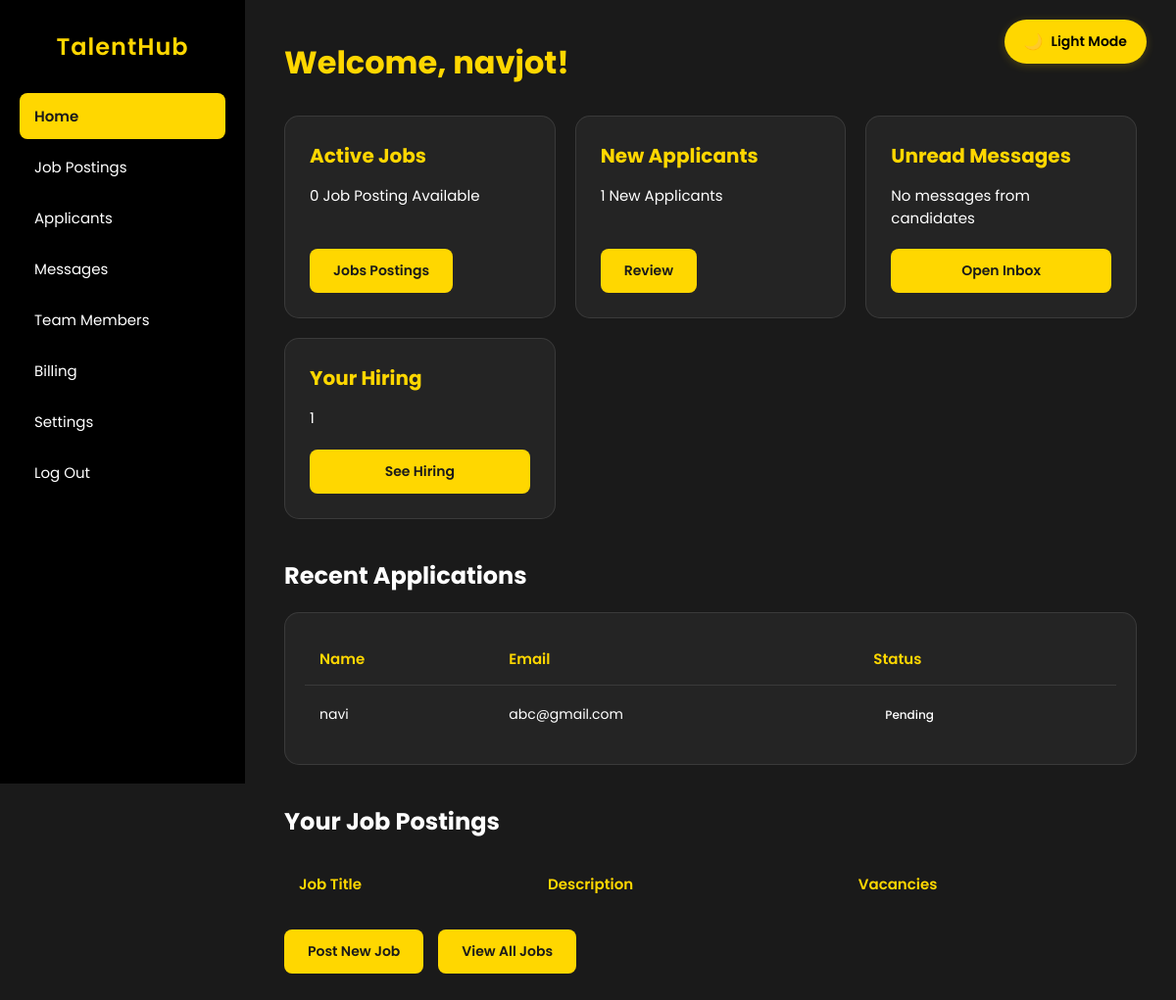
The page /employee_dashboard (signed in) on the database its author committed.
### models.py (models this page shows, shortened)
class User(db.Model, UserMixin):
    id = db.Column(db.Integer, primary_key=True)
    name = db.Column(db.String(100), nullable=False)
    email = db.Column(db.String(100), nullable=False, unique=True)
    password = db.Column(db.String(255), nullable=False)
    role_id = db.Column(db.Integer, db.ForeignKey('role.id'), nullable=False, default=2)
    flag = db.Column(db.Boolean, default=False)
    created_at = db.Column(db.DateTime, default=datetime.utcnow)
    role = db.relationship('Role', backref=db.backref('users', lazy=True))

class Applicants(db.Model):
    id = db.Column(db.Integer, primary_key=True)
    name = db.Column(db.String(100), nullable=False)
    email = db.Column(db.String(100), nullable=False, unique=True)
    password = db.Column(db.String(255), nullable=False)
    approval = db.Column(db.Boolean, default=False)

### app.py (the view)
@app.route('/employee_dashboard')
def employee_dashboard():
    print("Session Data in Employee Dashboard:", session)
    if 'user_email' not in session:
        flash('Please log in first!', 'danger')
        return redirect(url_for('login'))
    user = User.query.filter_by(email=session['user_email']).first()
    applicants = Applicants.query.all()
    jobs = Job.query.all()
    hired_count = Hired.query.filter_by(employee_email=user.email).count()
    return render_template('employee_dashboard.html', user=user, applicants=applicants, jobs=jobs, hired_count=hired_count)

### static/templates/employee_dashboard.html (shortened to what this page needs)
<!DOCTYPE html>
<html lang="en">
<head>
</head>
<body>
    <button class="toggle-mode" onclick="toggleMode()">Light Mode</button>
    <div class="container">
        <aside class="sidebar">
            <h2>TalentHub</h2>
            <ul>
                <li class="active"><a href="/employee_dashboard">Home</a></li>
                <li><a href="/view_jobs">Job Postings</a></li>
                <li><a href="/view_applicants">Applicants</a></li>
                <li><a href="#">Messages</a></li>
                <li><a href="view_team_members">Team Members</a></li>
                <li><a href="#">Billing</a></li>
                <li><a href="#">Settings</a></li>
                <li><a href="/logout">Log Out</a></li>
            </ul>
        </aside>
        <main class="content">
            <h1>Welcome, {{ user.name }}!</h1>
            <div class="cards">
                <div class="card">
                    <h3>Active Jobs</h3>
                    <p>{{ jobs | length}} Job Posting Available</p>
                    <a href="/view_jobs">
                        <button>Jobs Postings</button>
                    </a>
                </div>
                <div class="card">
                    <h3>New Applicants</h3>
                    <p>{{ applicants | length }} New Applicants </p>
                    <a href="/view_applicants"><button>Review</button></a>
                </div>
                <div class="card">
                    <h3>Unread Messages</h3>
                    <p>No messages from candidates </p>
                    <button>Open Inbox</button>
                </div>
                <div class="card">
                    <h3>Your Hiring</h3>
                    <p>{{hired_count}}</p>
                    <a href="/"></a><button>See Hiring</button></a>
                </div>
            </div>
            <h2>Recent Applications</h2>
            <div class="table-container">
                <table>
                    <thead>
                        <tr>
                            <th>Name</th>
                            <th>Email</th>
                            <th>Status</th>
                        </tr>
                    </thead>
                    <tbody>
                        {% for applicant in applicants[:5] %}
                        <tr>
                            <td>{{ applicant.name }}</td>
                            <td>{{ applicant.email }}</td>
                            <td>
                                <span class="status {% if applicant.approval %}status-approved{% else %}status-pending{% endif %}">
                                    {% if applicant.approval %}Approved{% else %}Pending{% endif %}
                                </span>
                            </td>
                        </tr>
                        {% endfor %}
                    </tbody>
                </table>
            </div>
            <div id="jobAlertsList" class="hidden bg-gray-800 p-6 rounded-lg shadow mb-6">
                <h2 class="text-xl font-semibold mb-4">Your Job Postings</h2>
                <table class="w-full text-left border-collapse border border-gray-600">
                    <thead>
                        <tr class="bg-gray-700">
                            <th class="p-3 border border-gray-600">Job Title</th>
                            <th class="p-3 border border-gray-600">Description</th>
                            <th class="p-3 border border-gray-600">Vacancies</th>
                        </tr>
                    </thead>
                </table>
            </div>
            <div class="button-group">
                <button onclick="window.location.href='/add_job'">Post New Job</button>
                <button onclick="window.location.href='/job_detail'">View All Jobs</button>
            </div>
        </main>
    </div>
</body>
</html>

### static/templates/employee_dashboard.html (style rules this page uses)
:root { --bg-dark: #1a1a1a; --bg-light: #ffffff; --text-dark: #ffffff; --text-light: #333333; --sidebar-dark: #000000; --sidebar-light: #f8f9fa; --card-dark: #242424; --card-light: #ffffff; --accent-color: #FFD700; --hover-dark: rgba(255, 215, 0, 0.1); --hover-light: rgba(255, 215, 0, 0.2); --border-dark: rgba(255, 255, 255, 0.1); --border-light: rgba(0, 0, 0, 0.1); }
* { margin: 0; padding: 0; box-sizing: border-box; font-family: 'Poppins', sans-serif; transition: background-color 0.3s, color 0.3s; }
body { background-color: var(--bg-dark); color: var(--text-dark); min-height: 100vh; }
.toggle-mode { position: fixed; top: 20px; right: 30px; padding: 10px 20px; border-radius: 30px; font-size: 14px; background-color: #FFD700; color: #000000; border: none; cursor: pointer; font-weight: 600; box-shadow: 0 2px 10px rgba(255, 215, 0, 0.2); z-index: 9999; transition: all 0.3s ease; display: flex; align-items: center; gap: 8px; }
.toggle-mode:before { content: '🌙'; font-size: 16px; }
.container { display: flex; min-height: 100vh; }
.sidebar { width: 250px; min-height: 100vh; background-color: var(--sidebar-dark); position: fixed; left: 0; top: 0; padding: 30px 20px; z-index: 100; }
.sidebar h2 { color: var(--accent-color); font-size: 24px; font-weight: 600; margin-bottom: 30px; text-align: center; letter-spacing: 1px; }
.sidebar ul { list-style: none; }
.sidebar ul li { margin-bottom: 5px; }
.sidebar ul li a { display: block; padding: 12px 15px; color: var(--text-dark); text-decoration: none; border-radius: 8px; transition: all 0.3s; font-size: 15px; }
.sidebar ul li.active a { background-color: var(--accent-color); color: var(--bg-dark); font-weight: 600; }
.content { flex: 1; margin-left: 250px; padding: 40px; }
.content h1 { font-size: 32px; margin-bottom: 30px; color: var(--accent-color); }
.content h2 { font-size: 24px; margin: 40px 0 20px; color: var(--text-dark); }
.cards { display: grid; grid-template-columns: repeat(auto-fit, minmax(250px, 1fr)); gap: 20px; margin-bottom: 40px; }
.card { background-color: var(--card-dark); border-radius: 15px; padding: 25px; border: 1px solid var(--border-dark); transition: all 0.3s ease; display: flex; flex-direction: column; }
.card h3 { color: var(--accent-color); font-size: 20px; margin-bottom: 15px; }
.card p { margin-bottom: 20px; font-size: 15px; line-height: 1.5; flex-grow: 1; }
.table-container { background-color: var(--card-dark); border-radius: 15px; padding: 20px; margin-bottom: 40px; overflow-x: auto; border: 1px solid var(--border-dark); }
table { width: 100%; border-collapse: collapse; }
th { font-weight: 600; color: var(--accent-color); padding: 15px; font-size: 15px; text-align: left; }
td { padding: 15px; font-size: 14px; border-top: 1px solid rgba(255, 255, 255, 0.1); }
.button-group { display: flex; gap: 15px; margin-top: 20px; }
button { background-color: var(--accent-color); color: var(--bg-dark); border: none; padding: 12px 24px; border-radius: 8px; cursor: pointer; font-weight: 600; font-size: 14px; transition: transform 0.3s, box-shadow 0.3s; }
.status { padding: 6px 12px; border-radius: 15px; font-size: 12px; font-weight: 500; display: inline-block; }

### rows shown on the page
User: name "navjot"
Applicants: name "navi", email "abc@gmail.com", approval "Pending"

### other values the page prints
{{ jobs | length }} "0"
{{ applicants | length }} "1"
{{ hired_count }} "1"
